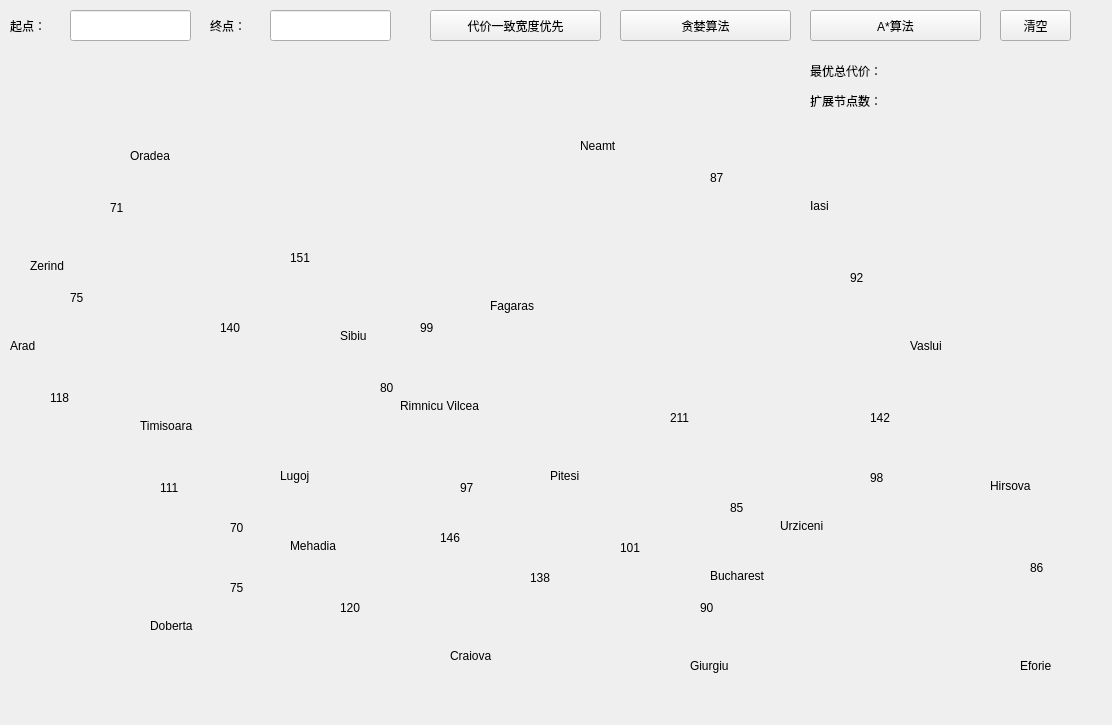
<?xml version="1.0" encoding="UTF-8"?>
<ui version="4.0">
 <class>Widget</class>
 <widget class="QWidget" name="Widget">
  <property name="geometry">
   <rect>
    <x>0</x>
    <y>0</y>
    <width>1112</width>
    <height>725</height>
   </rect>
  </property>
  <property name="windowTitle">
   <string>Widget</string>
  </property>
  <widget class="QLabel" name="label">
   <property name="geometry">
    <rect>
     <x>10</x>
     <y>330</y>
     <width>71</width>
     <height>31</height>
    </rect>
   </property>
   <property name="styleSheet">
    <string notr="true">font: 12pt &quot;Lucida Calligraphy&quot;;</string>
   </property>
   <property name="text">
    <string>Arad</string>
   </property>
  </widget>
  <widget class="QLabel" name="label_2">
   <property name="geometry">
    <rect>
     <x>30</x>
     <y>250</y>
     <width>101</width>
     <height>31</height>
    </rect>
   </property>
   <property name="styleSheet">
    <string notr="true">font: 12pt &quot;Lucida Calligraphy&quot;;</string>
   </property>
   <property name="text">
    <string>Zerind</string>
   </property>
  </widget>
  <widget class="QLabel" name="label_3">
   <property name="geometry">
    <rect>
     <x>130</x>
     <y>140</y>
     <width>101</width>
     <height>31</height>
    </rect>
   </property>
   <property name="styleSheet">
    <string notr="true">font: 12pt &quot;Lucida Calligraphy&quot;;</string>
   </property>
   <property name="text">
    <string>Oradea</string>
   </property>
  </widget>
  <widget class="QLabel" name="label_4">
   <property name="geometry">
    <rect>
     <x>340</x>
     <y>320</y>
     <width>101</width>
     <height>31</height>
    </rect>
   </property>
   <property name="styleSheet">
    <string notr="true">font: 12pt &quot;Lucida Calligraphy&quot;;</string>
   </property>
   <property name="text">
    <string>Sibiu</string>
   </property>
  </widget>
  <widget class="QLabel" name="label_5">
   <property name="geometry">
    <rect>
     <x>490</x>
     <y>290</y>
     <width>101</width>
     <height>31</height>
    </rect>
   </property>
   <property name="styleSheet">
    <string notr="true">font: 12pt &quot;Lucida Calligraphy&quot;;</string>
   </property>
   <property name="text">
    <string>Fagaras</string>
   </property>
  </widget>
  <widget class="QLabel" name="label_6">
   <property name="geometry">
    <rect>
     <x>400</x>
     <y>390</y>
     <width>171</width>
     <height>31</height>
    </rect>
   </property>
   <property name="styleSheet">
    <string notr="true">font: 12pt &quot;Lucida Calligraphy&quot;;</string>
   </property>
   <property name="text">
    <string>Rimnicu Vilcea</string>
   </property>
  </widget>
  <widget class="QLabel" name="label_7">
   <property name="geometry">
    <rect>
     <x>140</x>
     <y>410</y>
     <width>121</width>
     <height>31</height>
    </rect>
   </property>
   <property name="styleSheet">
    <string notr="true">font: 12pt &quot;Lucida Calligraphy&quot;;</string>
   </property>
   <property name="text">
    <string>Timisoara</string>
   </property>
  </widget>
  <widget class="QLabel" name="label_8">
   <property name="geometry">
    <rect>
     <x>280</x>
     <y>460</y>
     <width>101</width>
     <height>31</height>
    </rect>
   </property>
   <property name="styleSheet">
    <string notr="true">font: 12pt &quot;Lucida Calligraphy&quot;;</string>
   </property>
   <property name="text">
    <string>Lugoj</string>
   </property>
  </widget>
  <widget class="QLabel" name="label_9">
   <property name="geometry">
    <rect>
     <x>290</x>
     <y>530</y>
     <width>101</width>
     <height>31</height>
    </rect>
   </property>
   <property name="styleSheet">
    <string notr="true">font: 12pt &quot;Lucida Calligraphy&quot;;</string>
   </property>
   <property name="text">
    <string>Mehadia</string>
   </property>
  </widget>
  <widget class="QLabel" name="label_10">
   <property name="geometry">
    <rect>
     <x>150</x>
     <y>610</y>
     <width>101</width>
     <height>31</height>
    </rect>
   </property>
   <property name="styleSheet">
    <string notr="true">font: 12pt &quot;Lucida Calligraphy&quot;;</string>
   </property>
   <property name="text">
    <string>Doberta</string>
   </property>
  </widget>
  <widget class="QLabel" name="label_11">
   <property name="geometry">
    <rect>
     <x>450</x>
     <y>640</y>
     <width>101</width>
     <height>31</height>
    </rect>
   </property>
   <property name="styleSheet">
    <string notr="true">font: 12pt &quot;Lucida Calligraphy&quot;;</string>
   </property>
   <property name="text">
    <string>Craiova</string>
   </property>
  </widget>
  <widget class="QLabel" name="label_12">
   <property name="geometry">
    <rect>
     <x>550</x>
     <y>460</y>
     <width>71</width>
     <height>31</height>
    </rect>
   </property>
   <property name="styleSheet">
    <string notr="true">font: 12pt &quot;Lucida Calligraphy&quot;;</string>
   </property>
   <property name="text">
    <string>Pitesi</string>
   </property>
  </widget>
  <widget class="QLabel" name="label_13">
   <property name="geometry">
    <rect>
     <x>710</x>
     <y>560</y>
     <width>121</width>
     <height>31</height>
    </rect>
   </property>
   <property name="styleSheet">
    <string notr="true">font: 12pt &quot;Lucida Calligraphy&quot;;</string>
   </property>
   <property name="text">
    <string>Bucharest</string>
   </property>
  </widget>
  <widget class="QLabel" name="label_14">
   <property name="geometry">
    <rect>
     <x>690</x>
     <y>650</y>
     <width>101</width>
     <height>31</height>
    </rect>
   </property>
   <property name="styleSheet">
    <string notr="true">font: 12pt &quot;Lucida Calligraphy&quot;;</string>
   </property>
   <property name="text">
    <string>Giurgiu</string>
   </property>
  </widget>
  <widget class="QLabel" name="label_15">
   <property name="geometry">
    <rect>
     <x>780</x>
     <y>510</y>
     <width>101</width>
     <height>31</height>
    </rect>
   </property>
   <property name="styleSheet">
    <string notr="true">font: 12pt &quot;Lucida Calligraphy&quot;;</string>
   </property>
   <property name="text">
    <string>Urziceni</string>
   </property>
  </widget>
  <widget class="QLabel" name="label_16">
   <property name="geometry">
    <rect>
     <x>990</x>
     <y>470</y>
     <width>101</width>
     <height>31</height>
    </rect>
   </property>
   <property name="styleSheet">
    <string notr="true">font: 12pt &quot;Lucida Calligraphy&quot;;</string>
   </property>
   <property name="text">
    <string>Hirsova</string>
   </property>
  </widget>
  <widget class="QLabel" name="label_17">
   <property name="geometry">
    <rect>
     <x>910</x>
     <y>330</y>
     <width>101</width>
     <height>31</height>
    </rect>
   </property>
   <property name="styleSheet">
    <string notr="true">font: 12pt &quot;Lucida Calligraphy&quot;;</string>
   </property>
   <property name="text">
    <string>Vaslui</string>
   </property>
  </widget>
  <widget class="QLabel" name="label_18">
   <property name="geometry">
    <rect>
     <x>810</x>
     <y>190</y>
     <width>101</width>
     <height>31</height>
    </rect>
   </property>
   <property name="styleSheet">
    <string notr="true">font: 12pt &quot;Lucida Calligraphy&quot;;</string>
   </property>
   <property name="text">
    <string>Iasi</string>
   </property>
  </widget>
  <widget class="QLabel" name="label_19">
   <property name="geometry">
    <rect>
     <x>580</x>
     <y>130</y>
     <width>101</width>
     <height>31</height>
    </rect>
   </property>
   <property name="styleSheet">
    <string notr="true">font: 12pt &quot;Lucida Calligraphy&quot;;</string>
   </property>
   <property name="text">
    <string>Neamt</string>
   </property>
  </widget>
  <widget class="QLabel" name="label_20">
   <property name="geometry">
    <rect>
     <x>1020</x>
     <y>650</y>
     <width>101</width>
     <height>31</height>
    </rect>
   </property>
   <property name="styleSheet">
    <string notr="true">font: 12pt &quot;Lucida Calligraphy&quot;;</string>
   </property>
   <property name="text">
    <string>Eforie</string>
   </property>
  </widget>
  <widget class="QLabel" name="label_21">
   <property name="geometry">
    <rect>
     <x>110</x>
     <y>200</y>
     <width>21</width>
     <height>16</height>
    </rect>
   </property>
   <property name="styleSheet">
    <string notr="true">font: 11pt &quot;黑体&quot;;</string>
   </property>
   <property name="text">
    <string>71</string>
   </property>
  </widget>
  <widget class="QLabel" name="label_22">
   <property name="geometry">
    <rect>
     <x>70</x>
     <y>290</y>
     <width>21</width>
     <height>16</height>
    </rect>
   </property>
   <property name="styleSheet">
    <string notr="true">font: 11pt &quot;黑体&quot;;</string>
   </property>
   <property name="text">
    <string>75</string>
   </property>
  </widget>
  <widget class="QLabel" name="label_23">
   <property name="geometry">
    <rect>
     <x>50</x>
     <y>390</y>
     <width>31</width>
     <height>16</height>
    </rect>
   </property>
   <property name="styleSheet">
    <string notr="true">font: 11pt &quot;黑体&quot;;</string>
   </property>
   <property name="text">
    <string>118</string>
   </property>
  </widget>
  <widget class="QLabel" name="label_24">
   <property name="geometry">
    <rect>
     <x>220</x>
     <y>320</y>
     <width>41</width>
     <height>16</height>
    </rect>
   </property>
   <property name="styleSheet">
    <string notr="true">font: 11pt &quot;黑体&quot;;</string>
   </property>
   <property name="text">
    <string>140</string>
   </property>
  </widget>
  <widget class="QLabel" name="label_25">
   <property name="geometry">
    <rect>
     <x>160</x>
     <y>480</y>
     <width>41</width>
     <height>16</height>
    </rect>
   </property>
   <property name="styleSheet">
    <string notr="true">font: 11pt &quot;黑体&quot;;</string>
   </property>
   <property name="text">
    <string>111</string>
   </property>
  </widget>
  <widget class="QLabel" name="label_26">
   <property name="geometry">
    <rect>
     <x>230</x>
     <y>520</y>
     <width>21</width>
     <height>16</height>
    </rect>
   </property>
   <property name="styleSheet">
    <string notr="true">font: 11pt &quot;黑体&quot;;</string>
   </property>
   <property name="text">
    <string>70</string>
   </property>
  </widget>
  <widget class="QLabel" name="label_27">
   <property name="geometry">
    <rect>
     <x>340</x>
     <y>600</y>
     <width>41</width>
     <height>16</height>
    </rect>
   </property>
   <property name="styleSheet">
    <string notr="true">font: 11pt &quot;黑体&quot;;</string>
   </property>
   <property name="text">
    <string>120</string>
   </property>
  </widget>
  <widget class="QLabel" name="label_28">
   <property name="geometry">
    <rect>
     <x>230</x>
     <y>580</y>
     <width>41</width>
     <height>16</height>
    </rect>
   </property>
   <property name="styleSheet">
    <string notr="true">font: 11pt &quot;黑体&quot;;</string>
   </property>
   <property name="text">
    <string>75</string>
   </property>
  </widget>
  <widget class="QLabel" name="label_29">
   <property name="geometry">
    <rect>
     <x>290</x>
     <y>250</y>
     <width>41</width>
     <height>16</height>
    </rect>
   </property>
   <property name="styleSheet">
    <string notr="true">font: 11pt &quot;黑体&quot;;</string>
   </property>
   <property name="text">
    <string>151</string>
   </property>
  </widget>
  <widget class="QLabel" name="label_30">
   <property name="geometry">
    <rect>
     <x>420</x>
     <y>320</y>
     <width>41</width>
     <height>16</height>
    </rect>
   </property>
   <property name="styleSheet">
    <string notr="true">font: 11pt &quot;黑体&quot;;</string>
   </property>
   <property name="text">
    <string>99</string>
   </property>
  </widget>
  <widget class="QLabel" name="label_31">
   <property name="geometry">
    <rect>
     <x>380</x>
     <y>380</y>
     <width>41</width>
     <height>16</height>
    </rect>
   </property>
   <property name="styleSheet">
    <string notr="true">font: 11pt &quot;黑体&quot;;</string>
   </property>
   <property name="text">
    <string>80</string>
   </property>
  </widget>
  <widget class="QLabel" name="label_32">
   <property name="geometry">
    <rect>
     <x>460</x>
     <y>480</y>
     <width>41</width>
     <height>16</height>
    </rect>
   </property>
   <property name="styleSheet">
    <string notr="true">font: 11pt &quot;黑体&quot;;</string>
   </property>
   <property name="text">
    <string>97</string>
   </property>
  </widget>
  <widget class="QLabel" name="label_33">
   <property name="geometry">
    <rect>
     <x>440</x>
     <y>530</y>
     <width>41</width>
     <height>16</height>
    </rect>
   </property>
   <property name="styleSheet">
    <string notr="true">font: 11pt &quot;黑体&quot;;</string>
   </property>
   <property name="text">
    <string>146</string>
   </property>
  </widget>
  <widget class="QLabel" name="label_34">
   <property name="geometry">
    <rect>
     <x>530</x>
     <y>570</y>
     <width>41</width>
     <height>16</height>
    </rect>
   </property>
   <property name="styleSheet">
    <string notr="true">font: 11pt &quot;黑体&quot;;</string>
   </property>
   <property name="text">
    <string>138</string>
   </property>
  </widget>
  <widget class="QLabel" name="label_35">
   <property name="geometry">
    <rect>
     <x>620</x>
     <y>540</y>
     <width>41</width>
     <height>16</height>
    </rect>
   </property>
   <property name="styleSheet">
    <string notr="true">font: 11pt &quot;黑体&quot;;</string>
   </property>
   <property name="text">
    <string>101</string>
   </property>
  </widget>
  <widget class="QLabel" name="label_36">
   <property name="geometry">
    <rect>
     <x>670</x>
     <y>410</y>
     <width>41</width>
     <height>16</height>
    </rect>
   </property>
   <property name="styleSheet">
    <string notr="true">font: 11pt &quot;黑体&quot;;</string>
   </property>
   <property name="text">
    <string>211</string>
   </property>
  </widget>
  <widget class="QLabel" name="label_37">
   <property name="geometry">
    <rect>
     <x>700</x>
     <y>600</y>
     <width>41</width>
     <height>16</height>
    </rect>
   </property>
   <property name="styleSheet">
    <string notr="true">font: 11pt &quot;黑体&quot;;</string>
   </property>
   <property name="text">
    <string>90</string>
   </property>
  </widget>
  <widget class="QLabel" name="label_38">
   <property name="geometry">
    <rect>
     <x>730</x>
     <y>500</y>
     <width>41</width>
     <height>16</height>
    </rect>
   </property>
   <property name="styleSheet">
    <string notr="true">font: 11pt &quot;黑体&quot;;</string>
   </property>
   <property name="text">
    <string>85</string>
   </property>
  </widget>
  <widget class="QLabel" name="label_39">
   <property name="geometry">
    <rect>
     <x>870</x>
     <y>470</y>
     <width>41</width>
     <height>16</height>
    </rect>
   </property>
   <property name="styleSheet">
    <string notr="true">font: 11pt &quot;黑体&quot;;</string>
   </property>
   <property name="text">
    <string>98</string>
   </property>
  </widget>
  <widget class="QLabel" name="label_40">
   <property name="geometry">
    <rect>
     <x>1030</x>
     <y>560</y>
     <width>41</width>
     <height>16</height>
    </rect>
   </property>
   <property name="styleSheet">
    <string notr="true">font: 11pt &quot;黑体&quot;;</string>
   </property>
   <property name="text">
    <string>86</string>
   </property>
  </widget>
  <widget class="QLabel" name="label_41">
   <property name="geometry">
    <rect>
     <x>710</x>
     <y>170</y>
     <width>41</width>
     <height>16</height>
    </rect>
   </property>
   <property name="styleSheet">
    <string notr="true">font: 11pt &quot;黑体&quot;;</string>
   </property>
   <property name="text">
    <string>87</string>
   </property>
  </widget>
  <widget class="QLabel" name="label_42">
   <property name="geometry">
    <rect>
     <x>850</x>
     <y>270</y>
     <width>41</width>
     <height>16</height>
    </rect>
   </property>
   <property name="styleSheet">
    <string notr="true">font: 11pt &quot;黑体&quot;;</string>
   </property>
   <property name="text">
    <string>92</string>
   </property>
  </widget>
  <widget class="QLabel" name="label_43">
   <property name="geometry">
    <rect>
     <x>870</x>
     <y>410</y>
     <width>41</width>
     <height>16</height>
    </rect>
   </property>
   <property name="styleSheet">
    <string notr="true">font: 11pt &quot;黑体&quot;;</string>
   </property>
   <property name="text">
    <string>142</string>
   </property>
  </widget>
  <widget class="QLineEdit" name="lineEdit">
   <property name="geometry">
    <rect>
     <x>70</x>
     <y>10</y>
     <width>121</width>
     <height>31</height>
    </rect>
   </property>
   <property name="text">
    <string/>
   </property>
  </widget>
  <widget class="QLineEdit" name="lineEdit_2">
   <property name="geometry">
    <rect>
     <x>270</x>
     <y>10</y>
     <width>121</width>
     <height>31</height>
    </rect>
   </property>
   <property name="text">
    <string/>
   </property>
  </widget>
  <widget class="QLabel" name="label_44">
   <property name="geometry">
    <rect>
     <x>10</x>
     <y>10</y>
     <width>61</width>
     <height>31</height>
    </rect>
   </property>
   <property name="styleSheet">
    <string notr="true">font: 12pt &quot;微软雅黑&quot;;</string>
   </property>
   <property name="text">
    <string>起点：</string>
   </property>
  </widget>
  <widget class="QLabel" name="label_45">
   <property name="geometry">
    <rect>
     <x>210</x>
     <y>10</y>
     <width>61</width>
     <height>31</height>
    </rect>
   </property>
   <property name="styleSheet">
    <string notr="true">font: 12pt &quot;微软雅黑&quot;;</string>
   </property>
   <property name="text">
    <string>终点：</string>
   </property>
  </widget>
  <widget class="QPushButton" name="pushButton">
   <property name="geometry">
    <rect>
     <x>430</x>
     <y>10</y>
     <width>171</width>
     <height>31</height>
    </rect>
   </property>
   <property name="styleSheet">
    <string notr="true">
font: 10pt &quot;黑体&quot;;</string>
   </property>
   <property name="text">
    <string>代价一致宽度优先</string>
   </property>
  </widget>
  <widget class="QPushButton" name="pushButton_2">
   <property name="geometry">
    <rect>
     <x>620</x>
     <y>10</y>
     <width>171</width>
     <height>31</height>
    </rect>
   </property>
   <property name="styleSheet">
    <string notr="true">
font: 10pt &quot;黑体&quot;;</string>
   </property>
   <property name="text">
    <string>贪婪算法</string>
   </property>
  </widget>
  <widget class="QPushButton" name="pushButton_3">
   <property name="geometry">
    <rect>
     <x>810</x>
     <y>10</y>
     <width>171</width>
     <height>31</height>
    </rect>
   </property>
   <property name="styleSheet">
    <string notr="true">
font: 10pt &quot;黑体&quot;;</string>
   </property>
   <property name="text">
    <string>A*算法</string>
   </property>
  </widget>
  <widget class="QPushButton" name="pushButton_4">
   <property name="geometry">
    <rect>
     <x>1000</x>
     <y>10</y>
     <width>71</width>
     <height>31</height>
    </rect>
   </property>
   <property name="styleSheet">
    <string notr="true">
font: 10pt &quot;黑体&quot;;</string>
   </property>
   <property name="text">
    <string>清空</string>
   </property>
  </widget>
  <widget class="QLabel" name="label_46">
   <property name="geometry">
    <rect>
     <x>810</x>
     <y>60</y>
     <width>111</width>
     <height>21</height>
    </rect>
   </property>
   <property name="styleSheet">
    <string notr="true">font: 12pt &quot;黑体&quot;;</string>
   </property>
   <property name="text">
    <string>最优总代价：</string>
   </property>
  </widget>
  <widget class="QLabel" name="label_47">
   <property name="geometry">
    <rect>
     <x>810</x>
     <y>90</y>
     <width>111</width>
     <height>21</height>
    </rect>
   </property>
   <property name="styleSheet">
    <string notr="true">font: 12pt &quot;黑体&quot;;</string>
   </property>
   <property name="text">
    <string>扩展节点数：</string>
   </property>
  </widget>
 </widget>
 <layoutdefault spacing="6" margin="11"/>
 <resources/>
 <connections/>
</ui>
